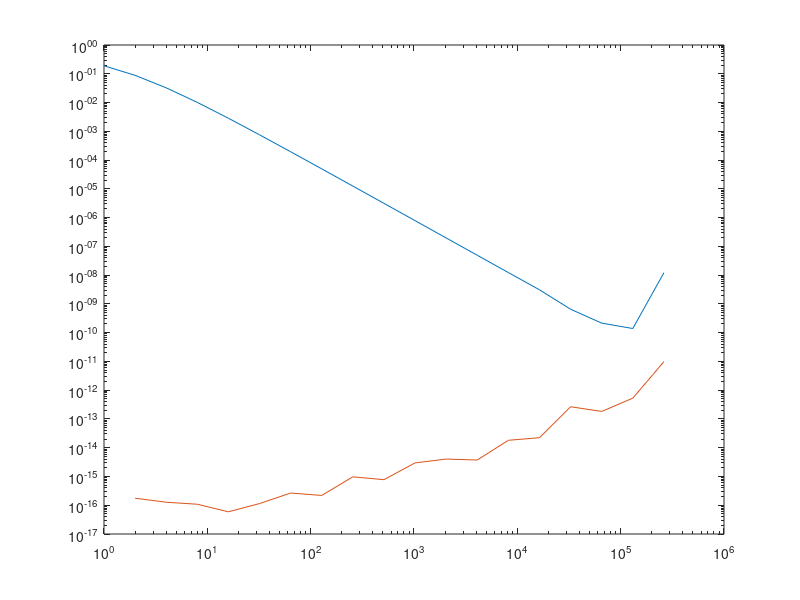

This chart was generated by the following MATLAB code:
% eigenvalues of the D-laplacian exact
% eigenvectors converge like h^2
N=2.^(0:18); for idx=1:length(N); n=N(idx); A=(n+1)^2*spdiags(ones(n,1)*[1 -2 1],-1:1,n,n); [v e]=eigs(A,[],1,'SM'); err(idx,1)=abs(e/pi^2+1); v2=sin(pi*(1:n)'/(n+1)); v2=v2/norm(v2); err(idx,2)=norm(v-v2)/sqrt(n); end; loglog(N,err)

